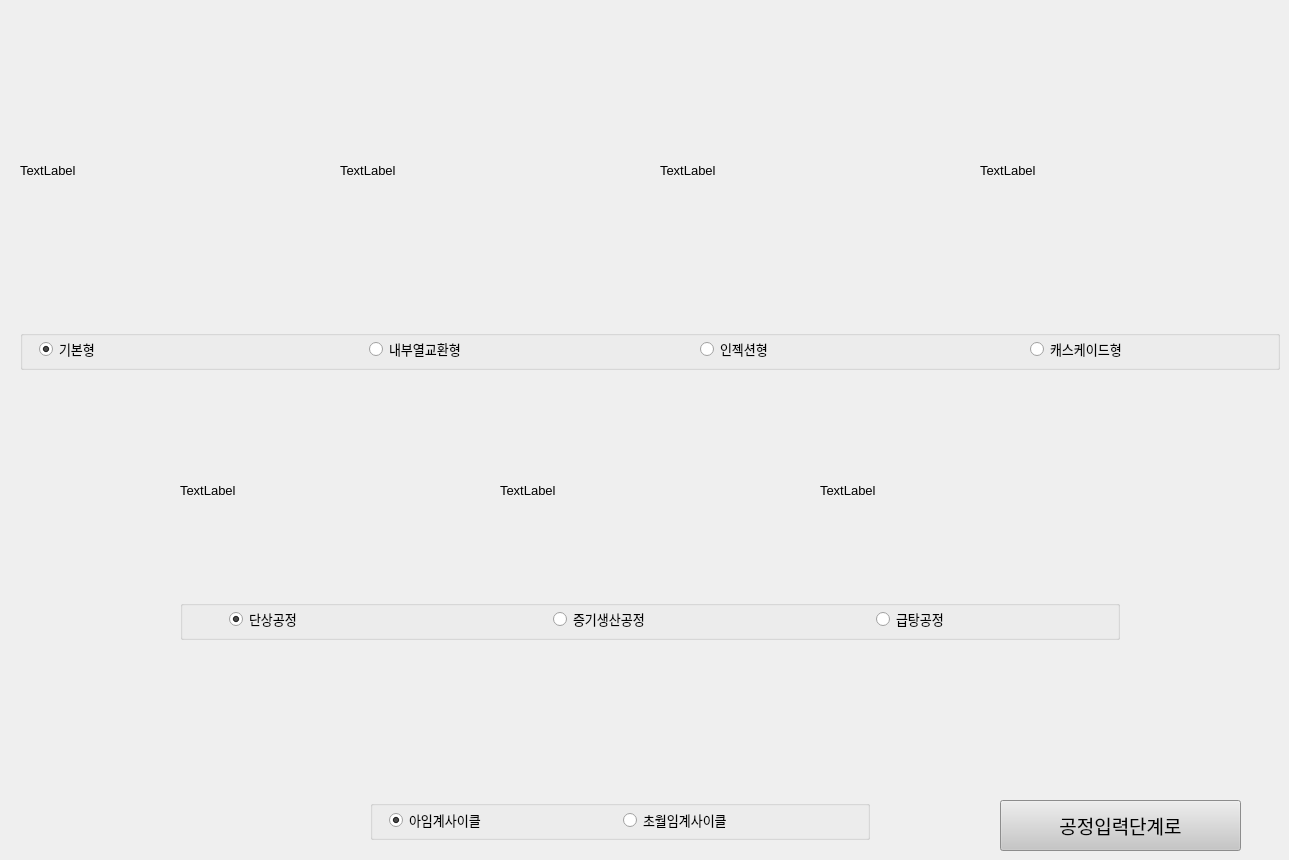
   <widget class="QWidget" name="layout_tab">
    <property name="enabled">
     <bool>true</bool>
    </property>
    <property name="styleSheet">
     <string notr="true"/>
    </property>
    <attribute name="title">
     <string>레이아웃</string>
    </attribute>
    <attribute name="toolTip">
     <string>&lt;html&gt;&lt;head/&gt;&lt;body&gt;&lt;p&gt;히트펌프 레이아웃 선정 및 산업 공정을 선정하는 단계&lt;/p&gt;&lt;/body&gt;&lt;/html&gt;</string>
    </attribute>
    <widget class="QLabel" name="bas_fig">
     <property name="geometry">
      <rect>
       <x>20</x>
       <y>20</y>
       <width>300</width>
       <height>300</height>
      </rect>
     </property>
     <property name="font">
      <font>
       <family>Arial</family>
       <pointsize>10</pointsize>
      </font>
     </property>
     <property name="styleSheet">
      <string notr="true"/>
     </property>
     <property name="text">
      <string>TextLabel</string>
     </property>
    </widget>
    <widget class="QLabel" name="ihx_fig">
     <property name="geometry">
      <rect>
       <x>340</x>
       <y>20</y>
       <width>300</width>
       <height>300</height>
      </rect>
     </property>
     <property name="font">
      <font>
       <family>Arial</family>
       <pointsize>10</pointsize>
      </font>
     </property>
     <property name="text">
      <string>TextLabel</string>
     </property>
    </widget>
    <widget class="QLabel" name="inj_fig">
     <property name="enabled">
      <bool>true</bool>
     </property>
     <property name="geometry">
      <rect>
       <x>660</x>
       <y>20</y>
       <width>300</width>
       <height>300</height>
      </rect>
     </property>
     <property name="font">
      <font>
       <family>Arial</family>
       <pointsize>10</pointsize>
      </font>
     </property>
     <property name="text">
      <string>TextLabel</string>
     </property>
    </widget>
    <widget class="QLabel" name="cas_fig">
     <property name="geometry">
      <rect>
       <x>980</x>
       <y>20</y>
       <width>300</width>
       <height>300</height>
      </rect>
     </property>
     <property name="font">
      <font>
       <family>Arial</family>
       <pointsize>10</pointsize>
      </font>
     </property>
     <property name="text">
      <string>TextLabel</string>
     </property>
    </widget>
    <widget class="QLabel" name="process_fig">
     <property name="geometry">
      <rect>
       <x>180</x>
       <y>390</y>
       <width>300</width>
       <height>200</height>
      </rect>
     </property>
     <property name="font">
      <font>
       <family>Arial</family>
       <pointsize>10</pointsize>
      </font>
     </property>
     <property name="text">
      <string>TextLabel</string>
     </property>
    </widget>
    <widget class="QLabel" name="steam_fig">
     <property name="geometry">
      <rect>
       <x>500</x>
       <y>390</y>
       <width>300</width>
       <height>200</height>
      </rect>
     </property>
     <property name="font">
      <font>
       <family>Arial</family>
       <pointsize>10</pointsize>
      </font>
     </property>
     <property name="text">
      <string>TextLabel</string>
     </property>
    </widget>
    <widget class="QLabel" name="hot_fig">
     <property name="geometry">
      <rect>
       <x>820</x>
       <y>390</y>
       <width>300</width>
       <height>200</height>
      </rect>
     </property>
     <property name="font">
      <font>
       <family>Arial</family>
       <pointsize>10</pointsize>
      </font>
     </property>
     <property name="text">
      <string>TextLabel</string>
     </property>
    </widget>
    <widget class="QGroupBox" name="groupBox">
     <property name="geometry">
      <rect>
       <x>20</x>
       <y>330</y>
       <width>1260</width>
       <height>40</height>
      </rect>
     </property>
     <property name="title">
      <string/>
     </property>
     <widget class="QWidget" name="horizontalLayoutWidget">
      <property name="geometry">
       <rect>
        <x>-1</x>
        <y>-1</y>
        <width>1261</width>
        <height>41</height>
       </rect>
      </property>
      <layout class="QHBoxLayout" name="horizontalLayout">
       <property name="spacing">
        <number>100</number>
       </property>
       <property name="leftMargin">
        <number>20</number>
       </property>
       <property name="rightMargin">
        <number>20</number>
       </property>
       <item>
        <widget class="QRadioButton" name="bas_radio">
         <property name="font">
          <font>
           <family>HY견고딕</family>
           <pointsize>10</pointsize>
          </font>
         </property>
         <property name="text">
          <string>기본형</string>
         </property>
         <property name="checked">
          <bool>true</bool>
         </property>
        </widget>
       </item>
       <item>
        <widget class="QRadioButton" name="ihx_radio">
         <property name="font">
          <font>
           <family>HY견고딕</family>
           <pointsize>10</pointsize>
          </font>
         </property>
         <property name="text">
          <string>내부열교환형</string>
         </property>
        </widget>
       </item>
       <item>
        <widget class="QRadioButton" name="inj_radio">
         <property name="font">
          <font>
           <family>HY견고딕</family>
           <pointsize>10</pointsize>
          </font>
         </property>
         <property name="text">
          <string>인젝션형</string>
         </property>
        </widget>
       </item>
       <item>
        <widget class="QRadioButton" name="cas_radio">
         <property name="font">
          <font>
           <family>HY견고딕</family>
           <pointsize>10</pointsize>
          </font>
         </property>
         <property name="text">
          <string>캐스케이드형</string>
         </property>
        </widget>
       </item>
      </layout>
     </widget>
    </widget>
    <widget class="QGroupBox" name="groupBox_2">
     <property name="geometry">
      <rect>
       <x>180</x>
       <y>600</y>
       <width>940</width>
       <height>40</height>
      </rect>
     </property>
     <property name="title">
      <string/>
     </property>
     <widget class="QWidget" name="horizontalLayoutWidget_3">
      <property name="geometry">
       <rect>
        <x>-1</x>
        <y>-1</y>
        <width>941</width>
        <height>41</height>
       </rect>
      </property>
      <layout class="QHBoxLayout" name="horizontalLayout_3">
       <property name="spacing">
        <number>100</number>
       </property>
       <property name="leftMargin">
        <number>50</number>
       </property>
       <property name="rightMargin">
        <number>20</number>
       </property>
       <item>
        <widget class="QRadioButton" name="process_radio">
         <property name="font">
          <font>
           <family>HY견고딕</family>
           <pointsize>10</pointsize>
          </font>
         </property>
         <property name="text">
          <string>단상공정</string>
         </property>
         <property name="checked">
          <bool>true</bool>
         </property>
        </widget>
       </item>
       <item>
        <widget class="QRadioButton" name="steam_radio">
         <property name="font">
          <font>
           <family>HY견고딕</family>
           <pointsize>10</pointsize>
          </font>
         </property>
         <property name="text">
          <string>증기생산공정</string>
         </property>
        </widget>
       </item>
       <item>
        <widget class="QRadioButton" name="hot_radio">
         <property name="font">
          <font>
           <family>HY견고딕</family>
           <pointsize>10</pointsize>
          </font>
         </property>
         <property name="text">
          <string>급탕공정</string>
         </property>
        </widget>
       </item>
      </layout>
     </widget>
    </widget>
    <widget class="QGroupBox" name="groupBox_3">
     <property name="geometry">
      <rect>
       <x>370</x>
       <y>800</y>
       <width>500</width>
       <height>40</height>
      </rect>
     </property>
     <property name="title">
      <string/>
     </property>
     <widget class="QWidget" name="horizontalLayoutWidget_4">
      <property name="geometry">
       <rect>
        <x>-1</x>
        <y>0</y>
        <width>501</width>
        <height>41</height>
       </rect>
      </property>
      <layout class="QHBoxLayout" name="horizontalLayout_4">
       <property name="leftMargin">
        <number>20</number>
       </property>
       <property name="rightMargin">
        <number>20</number>
       </property>
       <item>
        <widget class="QRadioButton" name="vcc_radio">
         <property name="font">
          <font>
           <family>HY견고딕</family>
           <pointsize>10</pointsize>
          </font>
         </property>
         <property name="text">
          <string>아임계사이클</string>
         </property>
         <property name="checked">
          <bool>true</bool>
         </property>
        </widget>
       </item>
       <item>
        <widget class="QRadioButton" name="scc_radio">
         <property name="enabled">
          <bool>true</bool>
         </property>
         <property name="font">
          <font>
           <family>HY견고딕</family>
           <pointsize>10</pointsize>
          </font>
         </property>
         <property name="text">
          <string>초월임계사이클</string>
         </property>
        </widget>
       </item>
      </layout>
     </widget>
    </widget>
    <widget class="QPushButton" name="LaytoPro_btn">
     <property name="geometry">
      <rect>
       <x>1000</x>
       <y>800</y>
       <width>241</width>
       <height>51</height>
      </rect>
     </property>
     <property name="font">
      <font>
       <family>HY견고딕</family>
       <pointsize>14</pointsize>
      </font>
     </property>
     <property name="cursor">
      <cursorShape>ArrowCursor</cursorShape>
     </property>
     <property name="autoFillBackground">
      <bool>false</bool>
     </property>
     <property name="styleSheet">
      <string notr="true">background-color: rgb(198, 198, 198);</string>
     </property>
     <property name="text">
      <string>공정입력단계로</string>
     </property>
    </widget>
    <zorder>groupBox</zorder>
    <zorder>bas_fig</zorder>
    <zorder>ihx_fig</zorder>
    <zorder>inj_fig</zorder>
    <zorder>cas_fig</zorder>
    <zorder>process_fig</zorder>
    <zorder>steam_fig</zorder>
    <zorder>hot_fig</zorder>
    <zorder>groupBox_2</zorder>
    <zorder>groupBox_3</zorder>
    <zorder>LaytoPro_btn</zorder>
   </widget>
